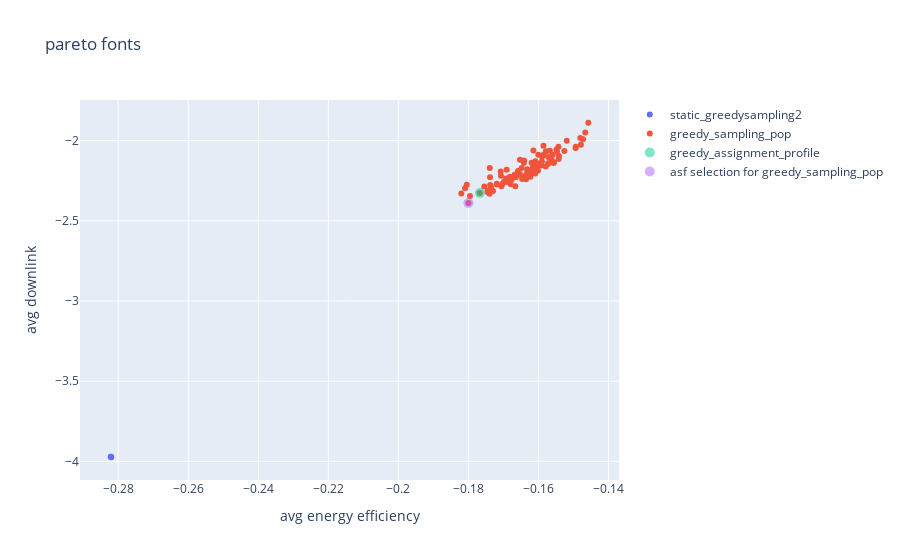
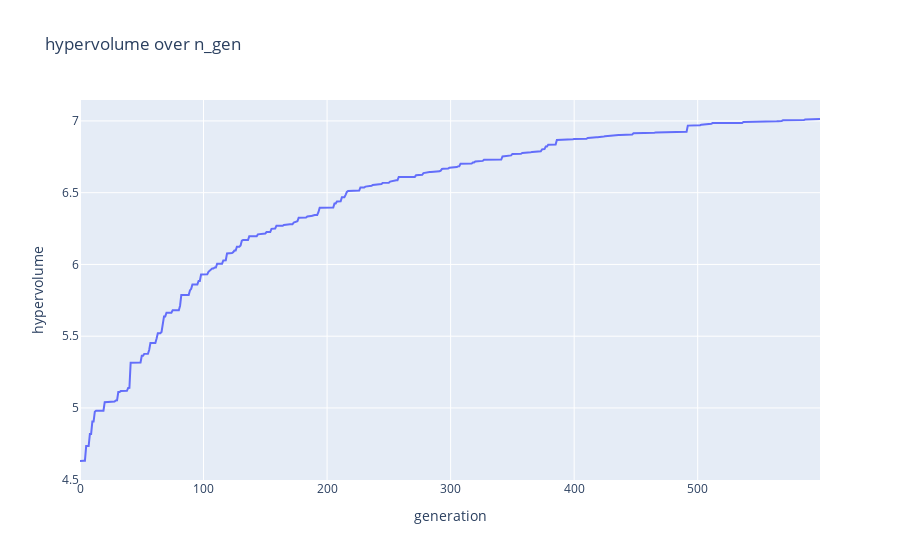

Here is the notebook cell these charts were saved with, in order:
### Code cell
fig1 = go.Figure()
fig1.update_layout(
    title=f"pareto fonts",
    xaxis_title="avg energy efficiency",
    yaxis_title="avg downlink")

##### add paretofronts of all runs
for index, pareto_front in enumerate(pareto_fronts):
    fig1.add_trace(
        go.Scatter(
            x=np.array(pareto_front)[:,0],
            y=np.array(pareto_front)[:,1],
            mode='markers',
            name=config_names[index],
            )
        )

##### add rssi sampling population
son = Son(adjacencies_file_name=f"./datastore/{network_name}/{network_name}_adjacencies.json", parameter_config_file_name=f"./datastore/{network_name}/{config_names[0]}/{config_names[0]}.json")
sampling_pop_objecitve_space = create_greedy_rssi_sampling_pop(results_object["optimization_objectives"], son)
fig1.add_trace(
     go.Scatter(
        x=sampling_pop_objecitve_space[:,0],
        y=sampling_pop_objecitve_space[:,1],
        mode='markers',
        name= "greedy_sampling_pop",
        )
    )
###### highlight greedy assignment activation profile
fig1.add_trace(
    go.Scatter(
        x=np.array(sampling_pop_objecitve_space[-1][0]),
        y=np.array(sampling_pop_objecitve_space[-1][1]),
        mode='markers',
        name= "greedy_assignment_profile",
        opacity= 0.5,
        marker=dict(size=10)
        )
    )
##### highlight asf selection from rssi_sampling
i = asf_select(sampling_pop_objecitve_space)
fig1.add_trace(
    go.Scatter(
        x=np.array(sampling_pop_objecitve_space[i][0]),
        y=np.array(sampling_pop_objecitve_space[i][1]),
        mode='markers',
        name= "asf selection for greedy_sampling_pop",
        opacity= 0.5,
        marker=dict(size=10)
        )
    )

fig2 = go.Figure()
fig2.update_layout(
    title="hypervolume over n_gen",
    xaxis_title="generation",
    yaxis_title="hypervolume")

for index, hyper_volume_history in enumerate(hyper_volume_histories):
    fig2.add_trace(
        go.Scatter(
            x=list(range(0, len(hyper_volume_history))),
            y=hyper_volume_history,
            mode='lines',
            name=config_names[index],
            ))


fig1.show()
fig2.show()

### Figure 1 — Plotly figure (JSON) as saved in the notebook; plotly's stock layout.template omitted (floating-point values rounded to 4 significant figures)
{"data": [{"mode": "markers", "name": "static_greedysampling2", "type": "scatter", "x": [-0.2821, -0.282, -0.2821, -0.282], "y": [-3.971, -3.973, -3.972, -3.974]}, {"mode": "markers", "name": "greedy_sampling_pop", "type": "scatter", "x": [-0.1642, -0.1653, -0.1702, -0.1668, -0.1543, -0.1665, -0.1693, -0.1556, -0.1601, -0.162, -0.174, -0.159, -0.1609, -0.1736, -0.1473, -0.1641, -0.1547, -0.1557, -0.1805, -0.1542, -0.1542, -0.159, -0.1648, -0.1755, -0.1494, -0.1615, -0.1467, -0.1745, -0.1494, -0.1647, -0.1666, -0.1682, -0.1698, -0.1613, -0.173, -0.1691, -0.1572, -0.1737, -0.1746, -0.18, -0.1559, -0.1573, -0.1657, -0.1586, -0.1738, -0.1739, -0.1654, -0.1579, -0.1526, -0.1609, -0.1679, -0.1796, -0.1602, -0.182, -0.1612, -0.169, -0.1592, -0.172, -0.1609, -0.1733, -0.1602, -0.1676, -0.167, -0.1655, -0.1549, -0.181, -0.162, -0.1687, -0.1573, -0.1458, -0.1636, -0.1706, -0.1579, -0.1563, -0.1616, -0.1619, -0.1687, -0.1659, -0.1744, -0.1604, -0.1708, -0.1707, -0.1684, -0.1614, -0.1481, -0.1719, -0.1586, -0.1633, -0.164, -0.1658, -0.1632, -0.1479, -0.152, -0.1739, -0.1613, -0.1623, -0.1632, -0.1568, -0.1644, -0.1768], "y": [-2.137, -2.12, -2.269, -2.213, -2.038, -2.229, -2.236, -2.135, -2.088, -2.138, -2.332, -2.101, -2.129, -2.288, -1.991, -2.124, -2.067, -2.139, -2.275, -2.114, -2.096, -2.129, -2.17, -2.286, -2.046, -2.062, -1.95, -2.313, -2.038, -2.238, -2.285, -2.225, -2.257, -2.194, -2.314, -2.182, -2.145, -2.301, -2.32, -2.388, -2.088, -2.141, -2.188, -2.032, -2.277, -2.228, -2.207, -2.161, -2.065, -2.205, -2.271, -2.345, -2.157, -2.329, -2.184, -2.256, -2.156, -2.274, -2.185, -2.312, -2.187, -2.241, -2.224, -2.211, -2.054, -2.296, -2.182, -2.258, -2.102, -1.888, -2.24, -2.284, -2.066, -2.118, -2.164, -2.193, -2.244, -2.195, -2.317, -2.141, -2.192, -2.218, -2.234, -2.165, -1.984, -2.269, -2.089, -2.203, -2.224, -2.194, -2.205, -2.026, -2.001, -2.17, -2.163, -2.225, -2.178, -2.063, -2.224, -2.326]}, {"marker": {"size": 10}, "mode": "markers", "name": "greedy_assignment_profile", "opacity": 0.5, "type": "scatter", "x": [-0.1768], "y": [-2.326]}, {"marker": {"size": 10}, "mode": "markers", "name": "asf selection for greedy_sampling_pop", "opacity": 0.5, "type": "scatter", "x": [-0.18], "y": [-2.388]}], "layout": {"title": {"text": "pareto fonts"}, "xaxis": {"title": {"text": "avg energy efficiency"}}, "yaxis": {"title": {"text": "avg downlink"}}}}

### Figure 2 — Plotly figure (JSON) as saved in the notebook; plotly's stock layout.template omitted (floating-point values rounded to 4 significant figures; data arrays with more than 128 entries replaced by an {"elided": "..."} marker saying what was removed)
{"data": [{"mode": "lines", "name": "static_greedysampling2", "type": "scatter", "x": {"elided": "600 int values"}, "y": {"elided": "600 float values"}}], "layout": {"title": {"text": "hypervolume over n_gen"}, "xaxis": {"title": {"text": "generation"}}, "yaxis": {"title": {"text": "hypervolume"}}}}
